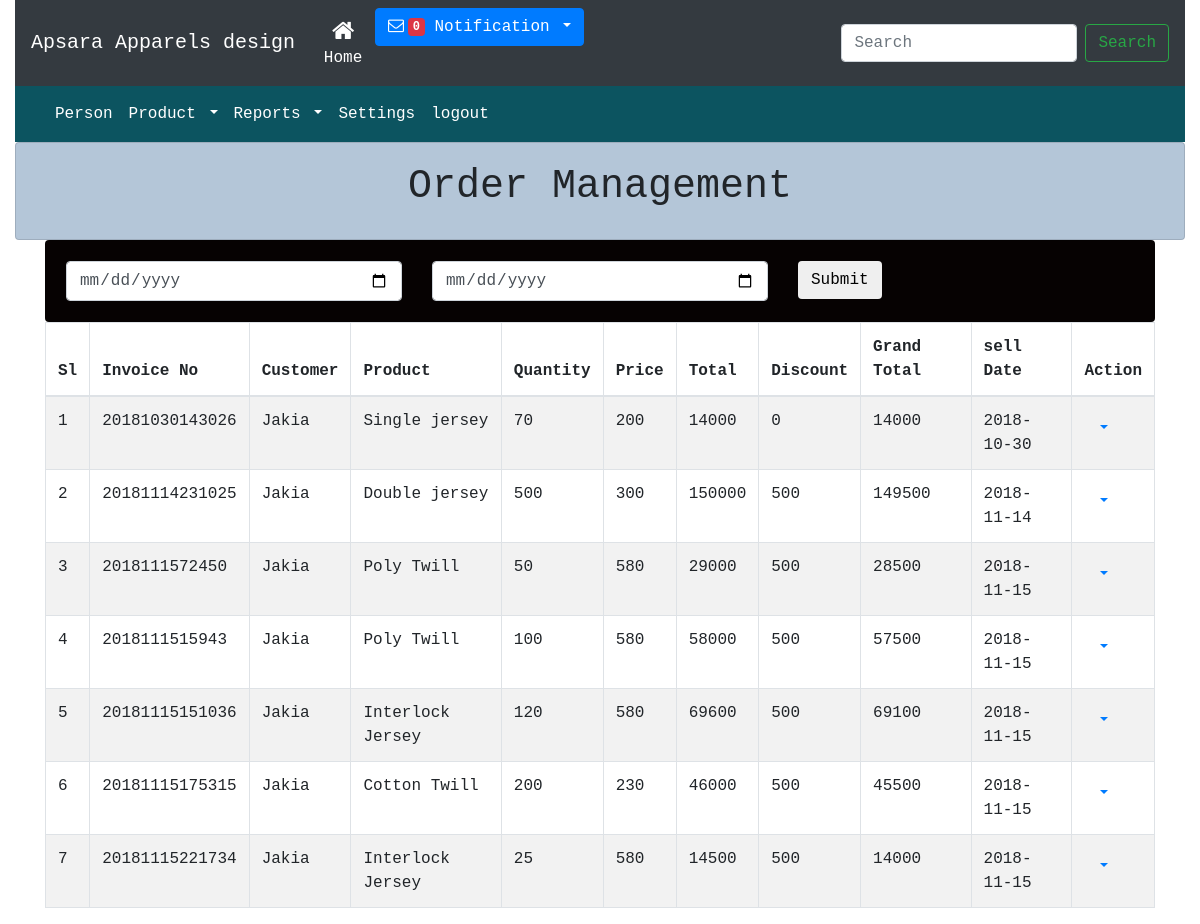
The page /order_management.php on the database its author committed.
### tables this page shows
CREATE TABLE `sell` (
  `sellid` int(11) NOT NULL,
  `selldate` varchar(200) NOT NULL,
  `billchallan` varchar(200) NOT NULL,
  `customerid` varchar(200) NOT NULL,
  `productid` varchar(200) NOT NULL,
  `quantity` varchar(200) NOT NULL,
  `price` varchar(200) NOT NULL,
  `weight` varchar(200) NOT NULL,
  `transport` varchar(200) NOT NULL,
  `vat` varchar(200) NOT NULL,
  `payment_taka` varchar(200) NOT NULL,
  `comission` varchar(200) NOT NULL,
  `discount` varchar(200) NOT NULL,
  `sellby` int(200) NOT NULL,
  `token` varchar(200) NOT NULL DEFAULT 's'
);

CREATE TABLE `users` (
  `u_id` int(11) NOT NULL,
  `user_role` varchar(200) NOT NULL,
  `name` varchar(200) NOT NULL,
  `password` varchar(200) NOT NULL,
  `email` varchar(200) NOT NULL,
  `contact_number` varchar(200) NOT NULL,
  `address` varchar(200) NOT NULL,
  `employeetype` varchar(200) NOT NULL,
  `opening_balance` varchar(200) NOT NULL,
  `created_at` varchar(200) NOT NULL
);

CREATE TABLE `product_info` (
  `p_id` int(11) NOT NULL,
  `pro_id` varchar(200) NOT NULL,
  `pro_name` varchar(200) NOT NULL,
  `product_cat` varchar(200) NOT NULL,
  `unit` int(200) NOT NULL,
  `opening_stock` varchar(200) NOT NULL,
  `purchase_price` varchar(200) NOT NULL,
  `selling_price` varchar(200) NOT NULL,
  `re_order_warning` varchar(200) NOT NULL,
  `description` varchar(200) NOT NULL,
  `created_at` varchar(255) NOT NULL
);

### php/config.php (called while the page is built, shortened)
<?php
class Connection extends PDO
{
	public static $instance=null;
	public static function getInstance()
	{
		try {
			if (!self::$instance) {
				self::$instance  = new Connection();
	self::$instance->setAttribute(PDO::ATTR_ERRMODE, PDO::ERRMODE_EXCEPTION);
		    }
		} catch (PDOException $e ) {
			echo $sql . "<br>" . $e->getMessage();
		}
		return self::$instance;
	}
}
?>

### php/dboperation.php (called while the page is built, shortened)
<?php
include("config.php");
class Db
{
	  private $con = null;
	 function __construct()
	{
		$this->con = Connection::getInstance();
	}
	public function selectAll($table_name,$where_clause=""){
		 try {
		 	$wheresql="";
		if (!empty($where_clause)) {
			if(substr(strtoupper(trim($where_clause)), 0,5)!="WHERE")
			{
				$wheresql = "WHERE ".$where_clause;
			}else{
				$wheresql = " ".$where_clause;
			}
		}
		if (!empty($wheresql)) {
			$sal = "SELECT * FROM ".$table_name." ".$wheresql;
		}else{
			$sal = "SELECT * FROM ".$table_name;
		}
		$data = $this->con->prepare($sal);
		$data->execute();
		 } catch (PDOException $e ) {
			echo $sql . "<br>" . $e->getMessage();
		}
		return $data;
	}
	public function joinQuery($sql){
		try {
		$qry = $this->con->prepare($sql);
		$qry->execute();
		} catch (PDOException $e ) {
			echo $sql . "<br>" . $e->getMessage();
		}
		return $qry;
	}
}
?>

### php/functions.php (called while the page is built, shortened)
<?php
		require_once("dboperation.php");
		class Functions extends Db
		{
		   public function getUserName($userid)
		   {
		   	 $productname =  $this->selectAll("users","u_id='".$userid."'")->fetch(PDO::FETCH_ASSOC);
		       return $productname['name'];
		   }
		   public function getProductName($Productid)
		   {
		   	 $val =  $this->joinQuery("SELECT  `pro_name` FROM `product_info` WHERE `pro_id`='{$Productid}'")->fetch(PDO::FETCH_ASSOC);
		       return $val['pro_name'];
		   }
	}
?>

### order_management.php (the view, shortened to what this page needs)
<?php include 'files/header.php'; ?>
<?php include 'files/menu.php'; ?>
<div class="container-fluid">
   <div class="row">
      <div class="col">
         <div class="bg-light card card-body" style=" background: #b4c6d8 !important">
            <h1 style="text-align: center;">Order Management</h1>
         </div>
      </div>
   </div>
</div>
<div class="container">
  <div class="row">
    <div class="col">
       <div class="bg-light card card-body" style=" background: #060202 !important;">
          <form action="" method="GET">
            <div class="row">
              <div class="col"><input type="date" class="form-control" name="start"></div>
              <div class="col"><input type="date" class="form-control" name="to"></div>
              <div class="col"><input type="submit" name="filter" class="btn btn-default"></div>
            </div>
          </form>
         </div>
    </div>
  </div>
  <div class="row">
    <div class="col">
      <table class="table table-bordered table-condensed  table-striped" id="myTable">
        <thead>
          <tr>
            <th>Sl</th>
            <th>Invoice No</th>
            <th>Customer</th>
            <th>Product</th>
            <th>Quantity</th>
            <th>Price</th>
            <th>Total</th>
            <th>Discount</th>
            <th>Grand Total</th>
            <th>sell Date</th>
            <th>Action </th>
          </tr>
        </thead>
        <tbody>
          <?php
            $i=0;
            $sql = "SELECT * FROM `sell`";
            $sellinfo = $db->joinQuery($sql)->fetchAll();
            foreach ($sellinfo as $sel) {  $i++; ?>
                  <tr>
                    <td><?=$i?></td>
                    <td><?=$sel['billchallan']?></td>
                    <td><?=$fn->getUserName($sel['customerid'])?></td>
                    <td><?=$fn->getProductName($sel['productid'])?></td>
                    <td><?=$sel['quantity']?></td>
                    <td><?=$sel['price']?></td>
                    <td><?=$sel['quantity'] * $sel['price'] ?></td>
                    <td><?=$sel['discount']?></td>
                    <td><?=($sel['quantity'] * $sel['price']) - ($sel['discount'])?></td>
                    <td><?=$sel['selldate']?></td>
                    <td>
                     <a class="nav-item dropdown">
                <a class="nav-link dropdown-toggle" data-toggle="dropdown" href="#" role="button" aria-haspopup="true" aria-expanded="false"></a>
              </a>
                      </td>
                  </tr>
           <?php  }
          ?>
        </tbody>
      </table>
    </div>
  </div>
</div>
<?php include 'files/footer.php'; ?>

### files/header.php (shortened to what this page needs)
<?php
  include("php/dboperation.php");
  include("php/functions.php");
  $db = new Db();
  $fn = new Functions();
?>
<!doctype html>
<html lang="en">
  <head>
    <link rel="stylesheet" href="assets/css/bootstrap.min.css">
    <link rel="stylesheet" href="assets/css/bootstrap.css">
    <link rel="stylesheet" href="assets/css/bootstrap-tagsinput.css">
    <link rel="stylesheet" type="text/css" href="//cdn.datatables.net/1.10.19/css/jquery.dataTables.min.css">
     <link rel="stylesheet" href="assets/css/style.css">
  </head>
  <body>

### files/menu.php (shortened to what this page needs)
<div class="container-fluid">
     <div class="row">
       <div class="col">
           <nav class="navbar navbar-icon-top navbar-expand-lg navbar-dark bg-dark">
  <a class="navbar-brand" href="home.php"> Apsara Apparels design  </a>
  <div class="collapse navbar-collapse" id="navbarSupportedContent">
    <ul class="navbar-nav mr-auto">
      <li class="nav-item active">
        <a class="nav-link" href="home.php">
          <i class="fa fa-home"></i>
          Home
          </a>
      </li>
      <li class="nav-item">
        <div class="dropdown">
<button class="btn btn-primary dropdown-toggle" type="button" id="about-us" data-toggle="dropdown" aria-haspopup="true" aria-expanded="false">
 <i class="fa fa-envelope-o">
            <span class="badge badge-danger" id="cnt">0</span>
          </i>
          Notification
</button>
</div>
      </li>
    </ul>
    <form class="form-inline my-2 my-lg-0">
      <input class="form-control mr-sm-2" type="text" placeholder="Search" aria-label="Search">
      <button class="btn btn-outline-success my-2 my-sm-0" type="submit">Search</button>
    </form>
  </div>
</nav>
         <nav class="navbar navbar-expand-lg navbar-light bg-light header-color">
  <div class="collapse navbar-collapse" id="navbarSupportedContent">
    <ul class="navbar-nav mr-auto">
       <li class="nav-item">
       <a class="nav-link" href="addnew_users.php">Person</a>
      </li>
      <li class="nav-item dropdown">
        <a class="nav-link dropdown-toggle" href="#" id="navbarDropdown" role="button" data-toggle="dropdown" aria-haspopup="true" aria-expanded="false">
          Product
        </a>
      </li>
       <li class="nav-item dropdown">
        <a class="nav-link dropdown-toggle" href="#" id="navbarDropdown" role="button" data-toggle="dropdown" aria-haspopup="true" aria-expanded="false">
          Reports
        </a>
      </li>
      <li class="nav-item">
        <a class="nav-link" href="setting.php">Settings</a>
      </li><li class="nav-item">
        <a class="nav-link" href="logout.php">logout</a>
      </li>
    </ul>
  </div>
</nav>
       </div>
     </div>
</div>

### files/footer.php (shortened to what this page needs)
  </body>
</html>

### assets/css/style.css (style rules this page uses)
* { font-family: "Lucida Console", Monaco, monospace; }
.header-color { background-color: #0c5460 !important; }
.navbar-light .navbar-nav .nav-link { color: #fff !important; }

### files/menu.php (style rules this page uses)
.navbar-icon-top .navbar-nav .nav-link > .fa { position: relative; width: 36px; font-size: 24px; }
.navbar-icon-top .navbar-nav .nav-link > .fa { top: 3px; line-height: 12px; }
@media (min-width: 992px) { .navbar-icon-top.navbar-expand-lg .navbar-nav .nav-link { text-align: center; display: table-cell; height: 70px; vertical-align: middle; padding-top: 0; padding-bottom: 0; } }
@media (min-width: 992px) { .navbar-icon-top.navbar-expand-lg .navbar-nav .nav-link > .fa { display: block; width: 48px; margin: 2px auto 4px auto; top: 0; line-height: 24px; } }

### rows shown on the page
sell: billchallan "20181030143026", customerid.name "Jakia", productid.pro_name "Single jersey", quantity "70", price "200", $sel['quantity'] * $sel['price'] "14000", discount "0", ($sel['quantity'] * $sel['price']) - ($sel['discount']) "14000", selldate "2018-10-30"
sell: billchallan "20181114231025", customerid.name "Jakia", productid.pro_name "Double jersey", quantity "500", price "300", $sel['quantity'] * $sel['price'] "150000", discount "500", ($sel['quantity'] * $sel['price']) - ($sel['discount']) "149500", selldate "2018-11-14"
sell: billchallan "2018111572450", customerid.name "Jakia", productid.pro_name "Poly Twill", quantity "50", price "580", $sel['quantity'] * $sel['price'] "29000", discount "500", ($sel['quantity'] * $sel['price']) - ($sel['discount']) "28500", selldate "2018-11-15"
sell: billchallan "2018111515943", customerid.name "Jakia", productid.pro_name "Poly Twill", quantity "100", price "580", $sel['quantity'] * $sel['price'] "58000", discount "500", ($sel['quantity'] * $sel['price']) - ($sel['discount']) "57500", selldate "2018-11-15"
sell: billchallan "20181115151036", customerid.name "Jakia", productid.pro_name "Interlock Jersey", quantity "120", price "580", $sel['quantity'] * $sel['price'] "69600", discount "500", ($sel['quantity'] * $sel['price']) - ($sel['discount']) "69100", selldate "2018-11-15"
sell: billchallan "20181115175315", customerid.name "Jakia", productid.pro_name "Cotton Twill", quantity "200", price "230", $sel['quantity'] * $sel['price'] "46000", discount "500", ($sel['quantity'] * $sel['price']) - ($sel['discount']) "45500", selldate "2018-11-15"
sell: billchallan "20181115221734", customerid.name "Jakia", productid.pro_name "Interlock Jersey", quantity "25", price "580", $sel['quantity'] * $sel['price'] "14500", discount "500", ($sel['quantity'] * $sel['price']) - ($sel['discount']) "14000", selldate "2018-11-15"
